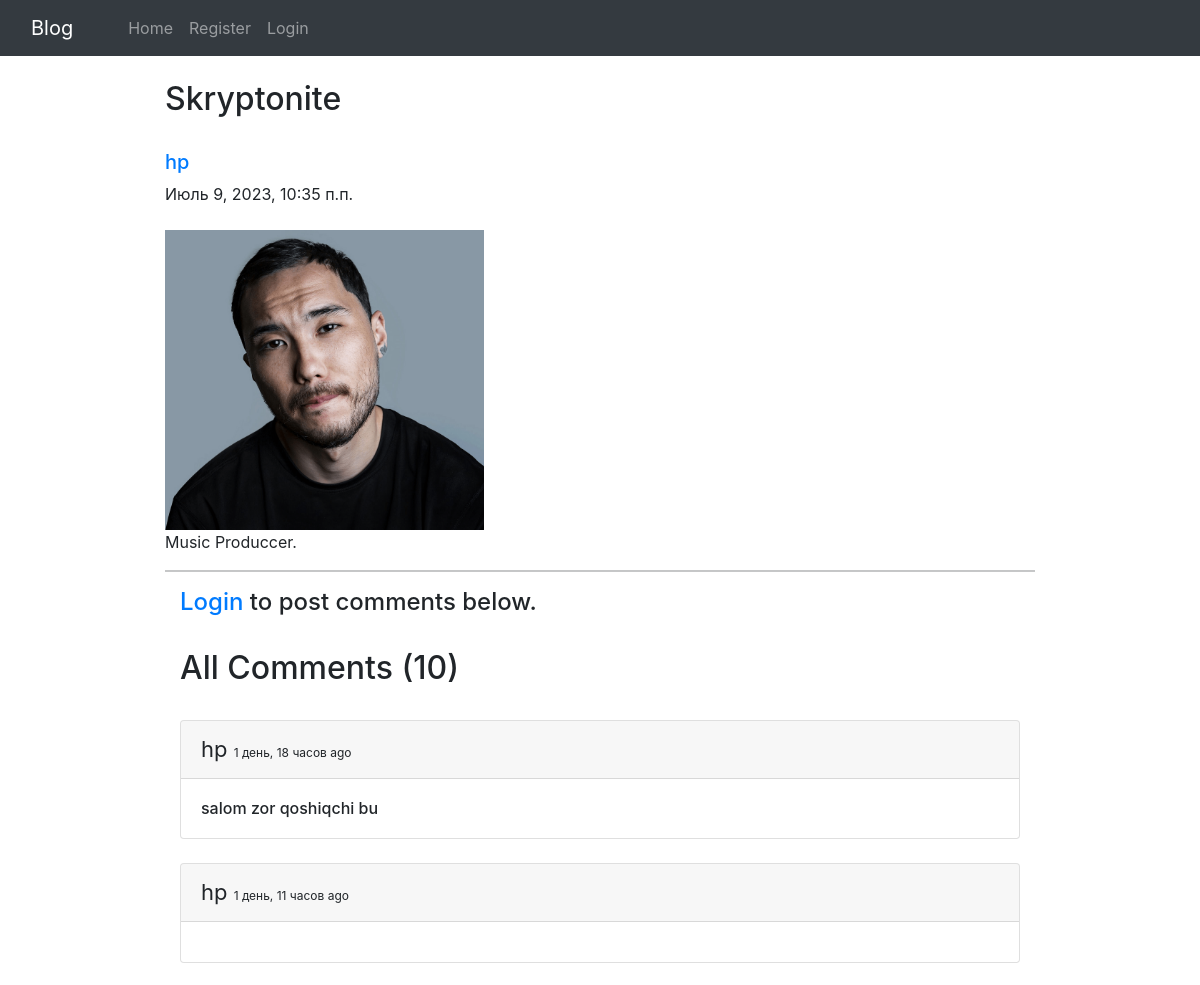
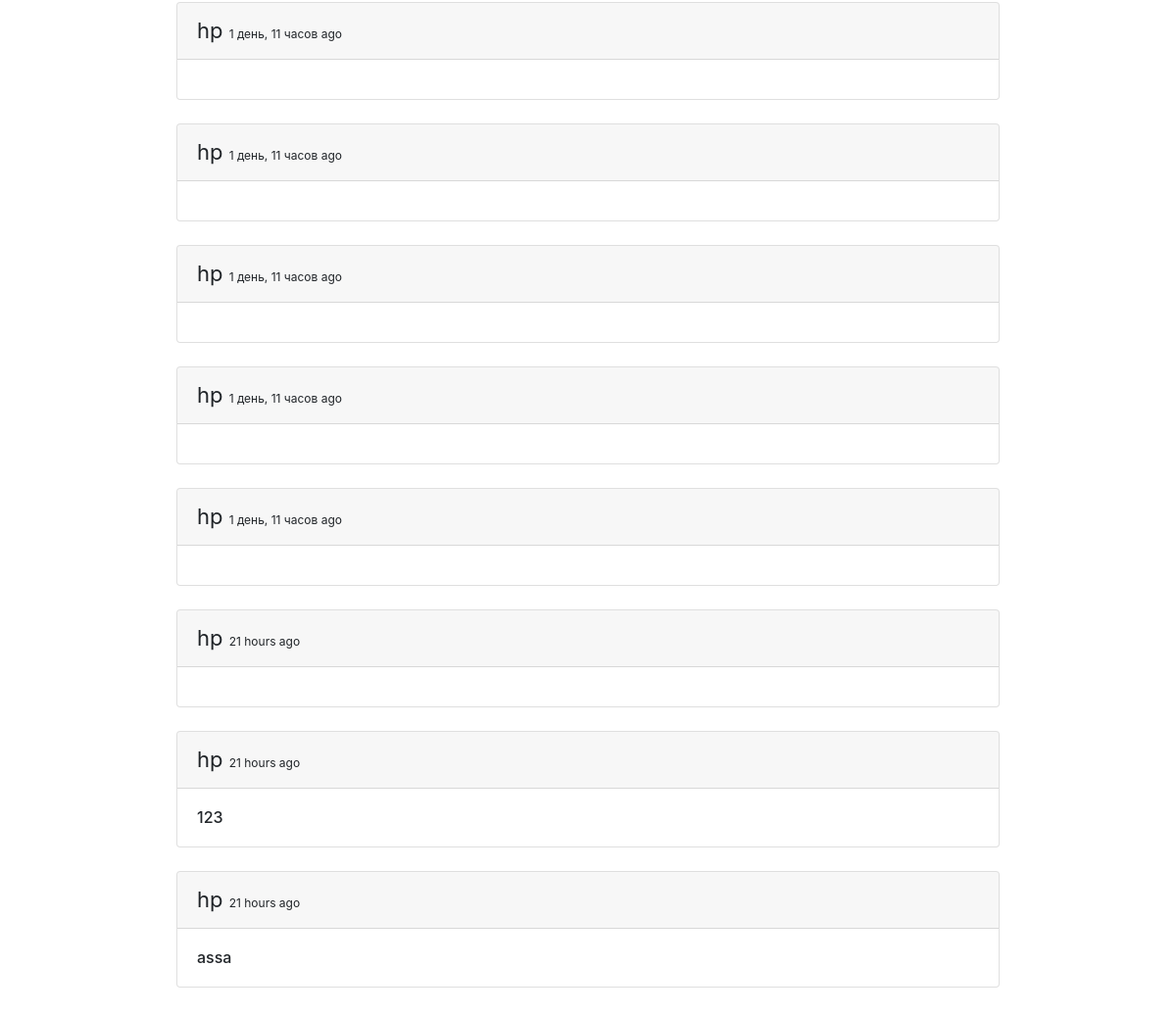
Page /blog/1/ on the committed database (2 pictures, top to bottom).
### home/models.py (models this page shows, shortened)
class BlogPost(models.Model):
    title = models.CharField(max_length=255)
    author = models.ForeignKey(User, on_delete=models.CASCADE)
    slug = models.CharField(max_length=130)
    content = models.TextField()
    image = models.ImageField(upload_to="profile_pics", blank=True, null=True)
    dateTime = models.DateTimeField(auto_now_add=True)
    likes = models.ManyToManyField(User, related_name='liked_blog_posts')

class Comment(models.Model):
    user = models.ForeignKey(User, on_delete=models.CASCADE)
    content = models.TextField()
    blog = models.ForeignKey(BlogPost, on_delete=models.CASCADE)
    parent_comment = models.ForeignKey('self', on_delete=models.CASCADE, null=True, blank=True)
    dateTime = models.DateTimeField(default=timezone.now)

### home/views.py (the view)
# urls.py: path("blog/<str:slug>/", views.blog_comments, name="blogs_comments"),
def blog_comments(request, slug):
    post = get_object_or_404(BlogPost, slug=slug)
    comments = Comment.objects.filter(blog=post)
    if request.method == "POST":
        user = request.user
        content = request.POST.get('content', '')
        blog_id = request.POST.get('blog_id', '')
        comment = Comment(user=user, content=content, blog=post)
        comment.save()
    return render(request, "blog_comments.html", {'post': post, 'comments': comments})

### home/templates/blog_comments.html (shortened to what this page needs)
{% extends 'base.html' %}
{% block body %}
{% load humanize %}
<div class="container w-75 my-4">
      <h2 class="blog-post-title">{{post.title}}</h2>
      <br>
      <div class="media">
            <div class="media-body">
                  <h5 class="mt-0"><a href="/user_profile/{{post.author.id}}/">{{post.author}}
                        </a></h5>
                  {{post.dateTime}}
            </div>
      </div>
      <br>
      <img src="/media/{{post.image}}">
      <br>
      <p>{{post.content}}.</p>
      <hr>
      {% if user.is_authenticated %}
      <div class="container">
            <h2>Add Comments Here</h2>
            <form action="/blog/{{post.slug}}/" method="POST"> {% csrf_token %}
                  <div class="form-floating">
                        <textarea class="form-control" placeholder="Leave a comment here" id="floatingTextarea2"
                              style="height: 100px" id="content" name="content"></textarea>
                        <label for="floatingTextarea2">Leave a comment here.</label>
                        <br>
                        <button type="submit" class="btn btn-primary">Comment</button>
                  </div>
            </form>
            {% else %}
            <div class="container">
                  <h4><a href="/login/">Login</a> to post comments below.</h4>
                  {% endif %}
                  <br>
                  <h2>All Comments ({{comments.count}})</h2>
                  <br>
                  {% for comment in comments %}
                  <div class="card">
                        <div class="card-header">
                              <span style="font-size: 22px;">{{comment.user}} </span> <span
                                    style="font-size: 12px;">{{comment.dateTime | naturaltime}}</span>
                        </div>
                        <div class="card-body">
                              <h6 class="card-text">{{comment.content}}</h6>
                        </div>
                  </div>
                  <br>
                  {% endfor %}
            </div>
      </div>
    {% endblock %}

### home/templates/base.html (shortened to what this page needs)
{% load static %}
<!doctype html>
<html lang="en">
  <head>
      <link rel="stylesheet" href="{% static 'blog/style.css' %}">
    <link href="//maxcdn.bootstrapcdn.com/bootstrap/4.1.1/css/bootstrap.min.css" rel="stylesheet" id="bootstrap-css">
    <link href="https://cdn.jsdelivr.net/npm/bootstrap@5.0.2/dist/css/bootstrap.min.css" rel="stylesheet">
    <link rel="stylesheet" href="https://maxcdn.bootstrapcdn.com/bootstrap/4.0.0/css/bootstrap.min.css">
  </head>
  <body>
    <nav class="navbar navbar-expand-lg navbar-dark bg-dark sticky-top">
        <div class="container-fluid">
          <a class="navbar-brand" href="#">Blog</a>
          <div class="collapse navbar-collapse" id="navbarSupportedContent">
          <div class="container mx-3">
            <ul class="navbar-nav me-auto mb-2 mb-lg-0">
              <li class="nav-item">
                <a class="nav-link {% block homeactive %} {% endblock homeactive %}" aria-current="page" href="/">Home</a>
              </li>
              {% if user.is_authenticated %}
              <li class="nav-item">
                <a class="nav-link {% block add_blogs_active %} {% endblock add_blogs_active %}" href="/add_blogs/">Add Blogs</a>
              </li>
              <li class="nav-item">
                <a class="nav-link {% block profileactive %} {% endblock profileactive %}" href="/profile/">Profile</a>
              </li>
              <li class="nav-item">
                <a class="nav-link" href="/logout/">Logout</a>
              </li>
              {% else %}
              <li class="nav-item">
                <a class="nav-link {% block registeractive %} {% endblock registeractive %}" href="/register/">Register</a>
              </li>
               <li class="nav-item">
                <a class="nav-link {% block loginactive %} {% endblock loginactive %}" href="/login/">Login</a>
              </li>
              {% endif %}
            </ul>
            </div>
          </div>
        </div>
      </nav>
      {% block body %}
      {% endblock %}
</body>
</html>

### home/static/blog/style.css (style rules this page uses)
* { -webkit-box-sizing: border-box; box-sizing: border-box; }
body { min-height: 100vh; font-family: 'Fira Sans', sans-serif; position: relative; }
img { width: 319px; height: 300px; object-fit: cover; }

### home/templates/blog_comments.html (style rules this page uses)
img { width: 319px; height: 300px; object-fit: cover; }

### rows in the picture
BlogPost: title "Skryptonite", author "hp", dateTime "Июль 9, 2023, 10:35 п.п.", image (picture), content "Music Produccer"
Comment: user "hp", dateTime "1 день, 18 часов ago", content "salom zor qoshiqchi bu"
Comment: user "hp", dateTime "1 день, 11 часов ago"
Comment: user "hp", dateTime "1 день, 11 часов ago"
Comment: user "hp", dateTime "1 день, 11 часов ago"
Comment: user "hp", dateTime "1 день, 11 часов ago"
Comment: user "hp", dateTime "1 день, 11 часов ago"
Comment: user "hp", dateTime "1 день, 11 часов ago"
Comment: user "hp", dateTime "21 hours ago"
Comment: user "hp", dateTime "21 hours ago", content "123"
Comment: user "hp", dateTime "21 hours ago", content "assa"

### other values in the picture
{{ comments.count }} "10"
